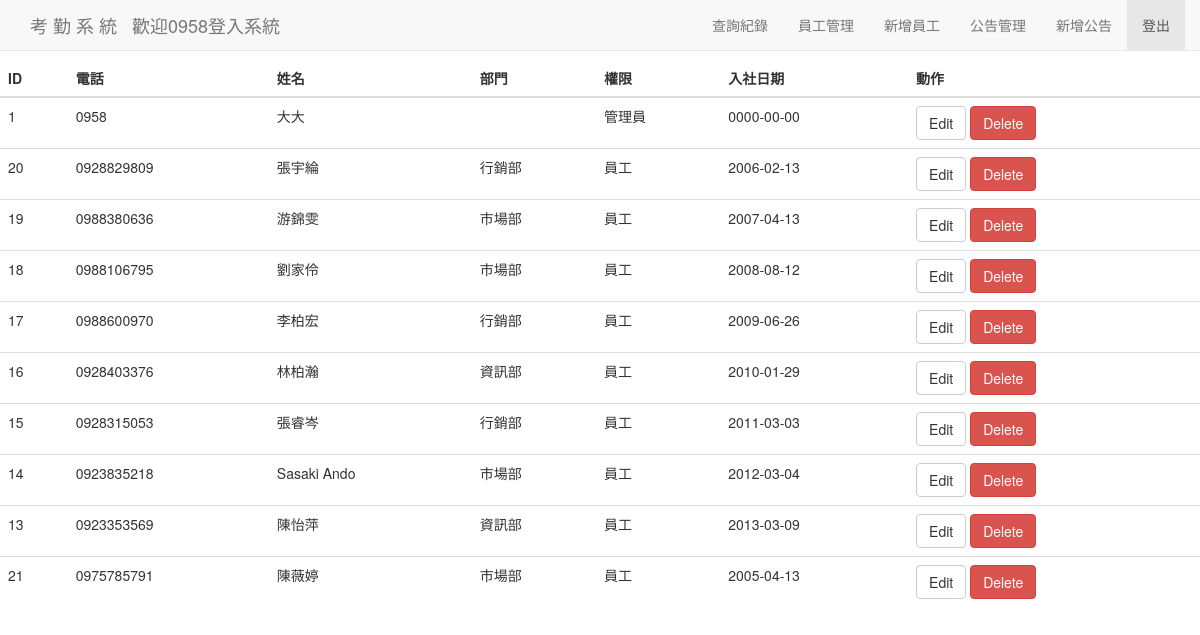
/admin.php (signed in), run on an earlier commit of the app's database.
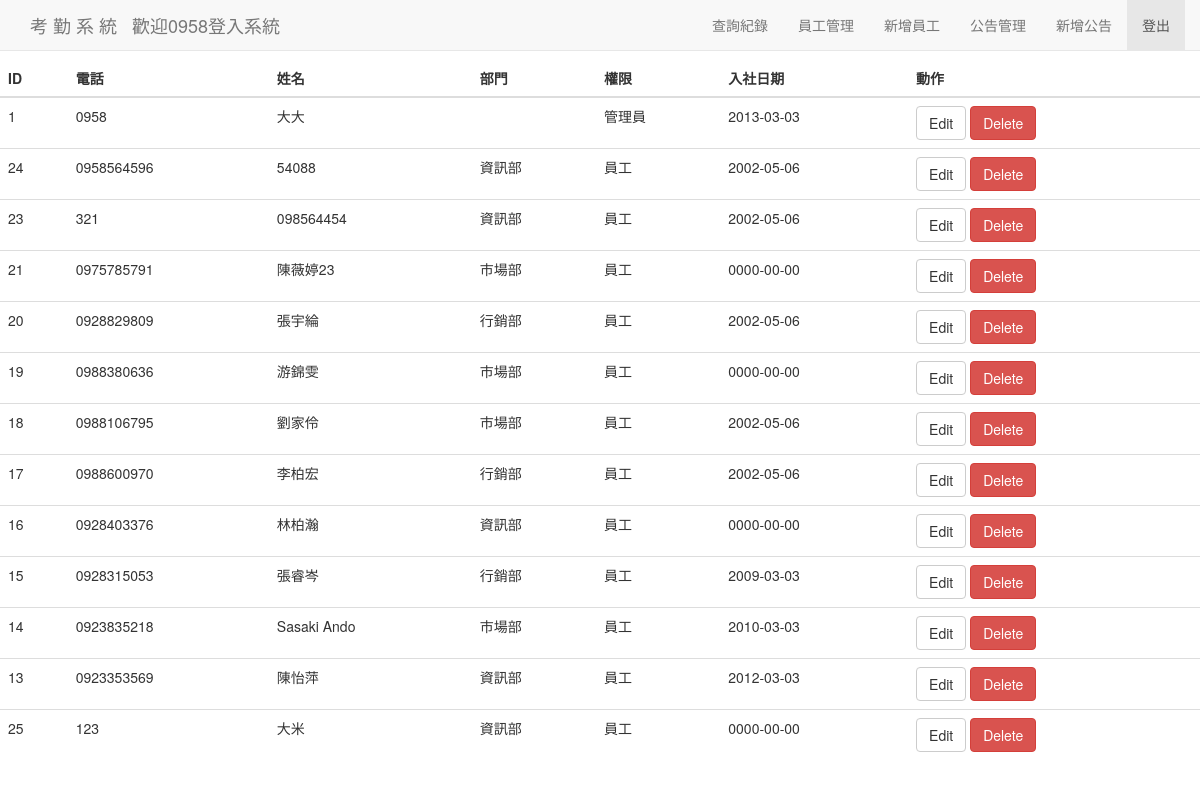
And on a later commit of the database.
### tables this page shows
CREATE TABLE IF NOT EXISTS `user` (
  `id` int(11) NOT NULL AUTO_INCREMENT,
  `user_phone` varchar(50) NOT NULL,
  `user_pwd` int(11) NOT NULL COMMENT '預設生日',
  `user_name` varchar(50) NOT NULL COMMENT '姓名',
  `user_class` varchar(50) NOT NULL,
  `user_join` date NOT NULL,
  `user_permission` int(11) NOT NULL,
  PRIMARY KEY (`id`)
);

### admin.php (the view, shortened to what this page needs)
<!doctype html>
<html lang="en">
<head>
  <link href="css/bootstrap.min.css" rel="stylesheet" media="screen">
</head>
<body>
  <?php
  include_once("fixed.php");
  ?>
<br>
<br>
<br>
  <table class="table" >
    <thead>
      <tr>
        <th>ID</th>
        <th>電話</th>
        <th>姓名</th>
        <th>部門</th>
        <th>權限</th>
        <th>入社日期</th>
        <th>動作</th>
      </tr>
    </thead>
    <tbody>
      <?php
      if(isset($_SESSION['username'])){
       $sql = "SELECT * FROM user ORDER BY user_permission";
       $result = mysql_query($sql);
       while($row = mysql_fetch_assoc($result)) {
      ?>
         <tr>
          <td><?php echo $row['id'] ?></td>
          <td><?php echo $row['user_phone'] ?></td>
          <td><?php echo $row['user_name'] ?></td>
          <td><?php
                if ($row['user_class']==1) echo "資訊部 ";
                if ($row['user_class']==2) echo "市場部 ";
                if ($row['user_class']==3) echo "行銷部 ";?></td>
          <td><?php
                if ($row['user_permission'] == 1) echo "管理員";
                if ($row['user_permission'] == 2) echo "員工"; ?></td>
          <td><?php echo $row['user_join'] ?></td>
          <td>
              <a class="btn btn-default" href='update.php?user_phone=<?php echo $row['user_phone'] ?>'>Edit</a>
              <a class="btn btn-danger" href='delete.php?user_phone=<?php echo $row['user_phone'] ?>'>Delete</a>
              </td></tr>
      <?php
          }
        }
       ?>
      </tbody>
    </table>
</body>
</html>

### fixed.php (shortened to what this page needs)
<!DOCTYPE html>
<html lang="en">
  <head>
    <link href="css/bootstrap.min.css" rel="stylesheet" media="screen">
  </head>
  <body>
    <div class="navbar navbar-default navbar-fixed-top" role="navigation">
      <div class="container">
        <div class="navbar-header">
          <a class="navbar-brand">考  勤  系  統</a>
		  <a class="navbar-brand"><?php echo "歡迎".$_SESSION['username']."登入系統<br>";?></a>
        </div>
        <div class="navbar-collapse collapse">
          <ul class="nav navbar-nav navbar-right">
            <li><a href="leave_personal.php">查詢紀錄</a></li>
			<li><a href="admin.php">員工管理</a></li>
			<li><a href="register.php">新增員工</a></li>
			<li><a href="board_select.php">公告管理</a></li>
			<li><a href="board_add.php">新增公告</a></li>
            <li class="active"><a href="logout.php">登出</a></li>
          </ul>
        </div>
      </div>
    </div>
  </body>
</html>

What changed in the data, as far as the page shows it:
changed user "大大": user_join "0000-00-00" → "2013-03-03"
added user: id "24", user_phone "0958564596", user_name "54088", user_class "資訊部", user_permission "員工", user_join "2002-05-06"
added user: id "23", user_phone "321", user_name "098564454", user_class "資訊部", user_permission "員工", user_join "2002-05-06"
changed user id 21: user_name "陳薇婷" → "陳薇婷23"; user_join "2005-04-13" → "0000-00-00"; moves up the list
changed user "張宇綸": user_join "2006-02-13" → "2002-05-06"
changed user "游錦雯": user_join "2007-04-13" → "0000-00-00"
changed user "劉家伶": user_join "2008-08-12" → "2002-05-06"
changed user "李柏宏": user_join "2009-06-26" → "2002-05-06"
changed user "林柏瀚": user_join "2010-01-29" → "0000-00-00"
changed user "張睿岑": user_join "2011-03-03" → "2009-03-03"
changed user "Sasaki Ando": user_join "2012-03-04" → "2010-03-03"
changed user "陳怡萍": user_join "2013-03-09" → "2012-03-03"
added user: id "25", user_phone "123", user_name "大米", user_class "資訊部", user_permission "員工", user_join "0000-00-00"
